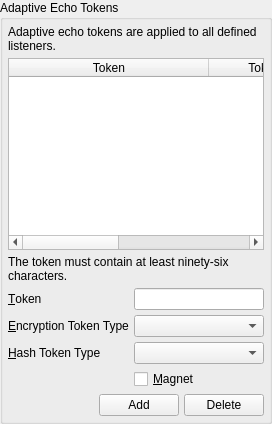
               <widget class="QGroupBox" name="aeBox">
                <property name="title">
                 <string>Adaptive Echo Tokens</string>
                </property>
                <layout class="QVBoxLayout" name="verticalLayout_63">
                 <property name="spacing">
                  <number>5</number>
                 </property>
                 <property name="leftMargin">
                  <number>5</number>
                 </property>
                 <property name="topMargin">
                  <number>5</number>
                 </property>
                 <property name="rightMargin">
                  <number>5</number>
                 </property>
                 <property name="bottomMargin">
                  <number>5</number>
                 </property>
                 <item>
                  <widget class="QLabel" name="label_93">
                   <property name="text">
                    <string>Adaptive echo tokens are applied to all defined listeners.</string>
                   </property>
                   <property name="wordWrap">
                    <bool>true</bool>
                   </property>
                  </widget>
                 </item>
                 <item>
                  <widget class="QTableWidget" name="ae_tokens">
                   <property name="tabKeyNavigation">
                    <bool>true</bool>
                   </property>
                   <property name="alternatingRowColors">
                    <bool>true</bool>
                   </property>
                   <property name="selectionMode">
                    <enum>QAbstractItemView::SingleSelection</enum>
                   </property>
                   <property name="selectionBehavior">
                    <enum>QAbstractItemView::SelectRows</enum>
                   </property>
                   <property name="horizontalScrollMode">
                    <enum>QAbstractItemView::ScrollPerPixel</enum>
                   </property>
                   <property name="sortingEnabled">
                    <bool>true</bool>
                   </property>
                   <attribute name="horizontalHeaderDefaultSectionSize">
                    <number>200</number>
                   </attribute>
                   <attribute name="horizontalHeaderStretchLastSection">
                    <bool>true</bool>
                   </attribute>
                   <column>
                    <property name="text">
                     <string>Token</string>
                    </property>
                   </column>
                   <column>
                    <property name="text">
                     <string>Token Encryption Type</string>
                    </property>
                   </column>
                   <column>
                    <property name="text">
                     <string>Token Hash Type</string>
                    </property>
                   </column>
                  </widget>
                 </item>
                 <item>
                  <widget class="QLabel" name="label_89">
                   <property name="text">
                    <string>The token must contain at least ninety-six characters.</string>
                   </property>
                   <property name="wordWrap">
                    <bool>true</bool>
                   </property>
                  </widget>
                 </item>
                 <item>
                  <layout class="QGridLayout" name="gridLayout_9">
                   <property name="spacing">
                    <number>5</number>
                   </property>
                   <item row="0" column="1">
                    <widget class="QLineEdit" name="ae_token"/>
                   </item>
                   <item row="0" column="0">
                    <widget class="QLabel" name="label_83">
                     <property name="text">
                      <string>&amp;Token</string>
                     </property>
                     <property name="buddy">
                      <cstring>ae_token</cstring>
                     </property>
                    </widget>
                   </item>
                   <item row="1" column="0">
                    <widget class="QLabel" name="label_84">
                     <property name="text">
                      <string>&amp;Encryption Token Type</string>
                     </property>
                     <property name="buddy">
                      <cstring>ae_e_type</cstring>
                     </property>
                    </widget>
                   </item>
                   <item row="1" column="1">
                    <widget class="QComboBox" name="ae_e_type">
                     <property name="sizeAdjustPolicy">
                      <enum>QComboBox::AdjustToContents</enum>
                     </property>
                    </widget>
                   </item>
                   <item row="2" column="0">
                    <widget class="QLabel" name="label_85">
                     <property name="text">
                      <string>&amp;Hash Token Type</string>
                     </property>
                     <property name="buddy">
                      <cstring>ae_h_type</cstring>
                     </property>
                    </widget>
                   </item>
                   <item row="2" column="1">
                    <widget class="QComboBox" name="ae_h_type">
                     <property name="sizeAdjustPolicy">
                      <enum>QComboBox::AdjustToContents</enum>
                     </property>
                    </widget>
                   </item>
                   <item row="3" column="1">
                    <widget class="QCheckBox" name="ae_listeners_magnet">
                     <property name="text">
                      <string>&amp;Magnet</string>
                     </property>
                    </widget>
                   </item>
                  </layout>
                 </item>
                 <item>
                  <layout class="QHBoxLayout" name="horizontalLayout_81">
                   <property name="spacing">
                    <number>5</number>
                   </property>
                   <item>
                    <spacer name="horizontalSpacer_65">
                     <property name="orientation">
                      <enum>Qt::Horizontal</enum>
                     </property>
                     <property name="sizeHint" stdset="0">
                      <size>
                       <width>40</width>
                       <height>20</height>
                      </size>
                     </property>
                    </spacer>
                   </item>
                   <item>
                    <widget class="QPushButton" name="addAEToken">
                     <property name="text">
                      <string>Add</string>
                     </property>
                    </widget>
                   </item>
                   <item>
                    <widget class="QPushButton" name="deleteAEToken">
                     <property name="text">
                      <string>Delete</string>
                     </property>
                    </widget>
                   </item>
                  </layout>
                 </item>
                </layout>
               </widget>
